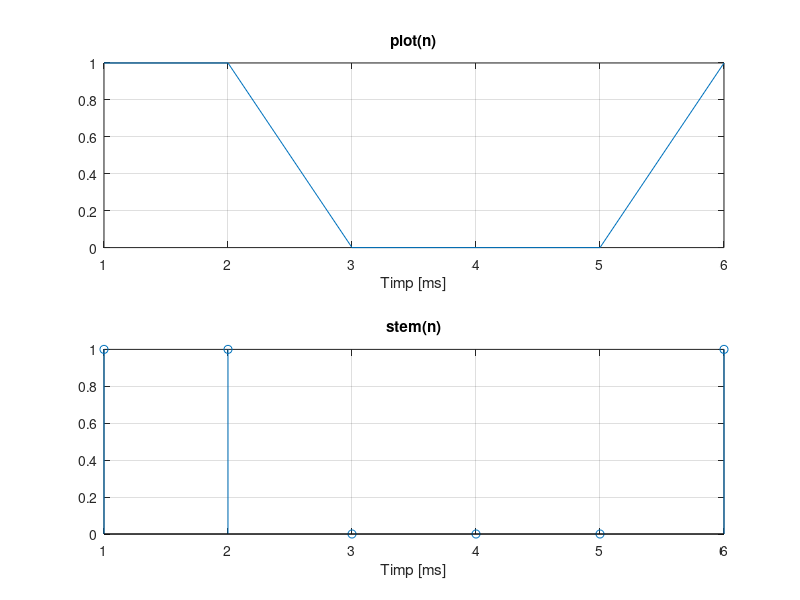

This figure's MATLAB source:
% Definesc N ca numarul de esantioane dat de perioada de bit inmultit cu

% frecventa de esantionare; N = 0.5 ms * 12 kHz

N = 0.5 * 12;



% Construiesc un vector de size(n) cu valori random binare

n = randi([0 1],1,N);



% a. Afisez semnalul continuu in timp absolut

subplot(2,1,1),plot(n),title('plot(n)'),xlabel('Timp [ms]'),grid



% b. Afisez semnalul discret in functie de n

subplot(2,1,2),stem(n),title('stem(n)'),xlabel('Timp [ms]'),grid